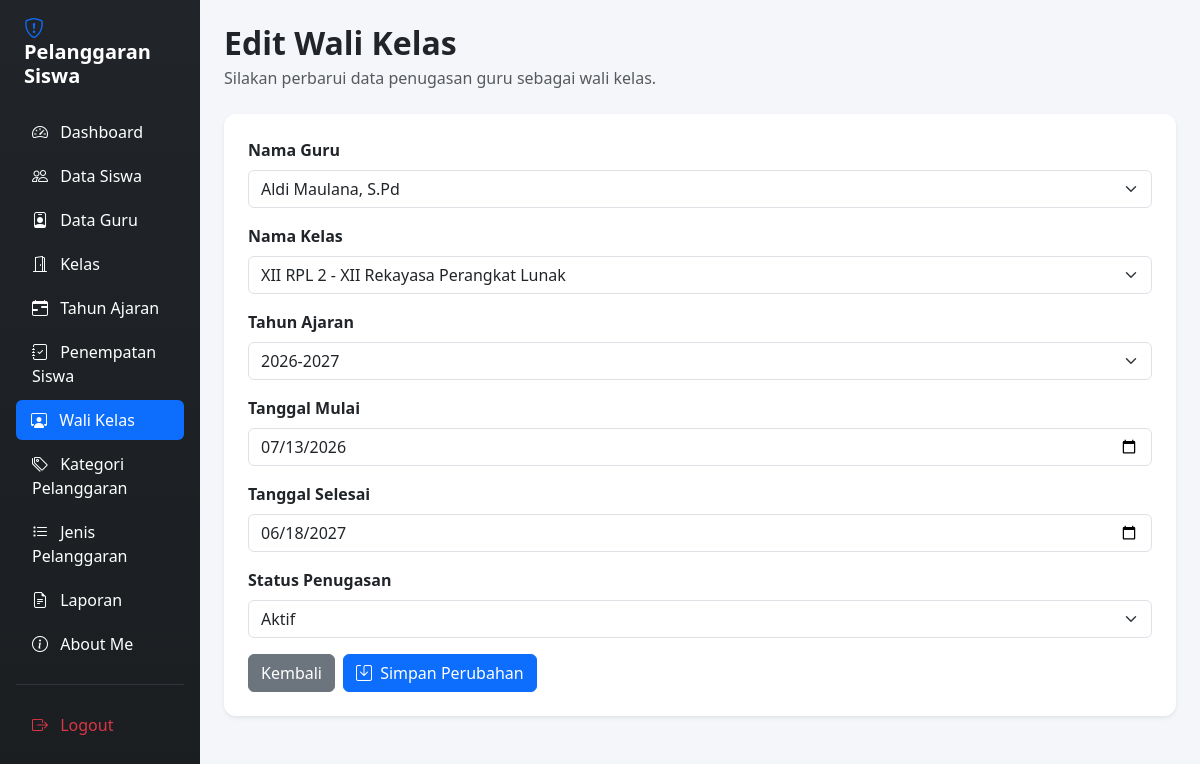
Screenshot of /edit_wali_kelas.php?id=54 (signed in) with the database file from the repository.
### tables this page shows
CREATE TABLE `t_wali_kelas` (
  `id` int(11) NOT NULL,
  `tahun_ajaran_id` int(11) DEFAULT NULL,
  `kelas_id` int(11) DEFAULT NULL,
  `guru_id` int(11) DEFAULT NULL,
  `tanggal_mulai` date NOT NULL,
  `tanggal_selesai` date NOT NULL,
  `status_aktif` tinyint(1) NOT NULL,
  `created_at` timestamp NULL DEFAULT current_timestamp(),
  `updated_at` timestamp NOT NULL DEFAULT current_timestamp()
);

CREATE TABLE `t_guru` (
  `id` int(11) NOT NULL,
  `nip` varchar(30) NOT NULL,
  `nama` varchar(150) DEFAULT NULL,
  `email` varchar(150) NOT NULL,
  `status_aktif` tinyint(1) NOT NULL,
  `user_id` int(11) NOT NULL,
  `created_at` timestamp NOT NULL DEFAULT current_timestamp(),
  `updated_at` timestamp NOT NULL DEFAULT current_timestamp()
);

CREATE TABLE `t_kelas` (
  `id` int(11) NOT NULL,
  `nama` varchar(100) DEFAULT NULL,
  `tingkat` varchar(20) NOT NULL,
  `jurusan` varchar(100) NOT NULL,
  `status_aktif` tinyint(1) NOT NULL,
  `created_at` timestamp NOT NULL DEFAULT current_timestamp(),
  `updated_at` timestamp NOT NULL DEFAULT current_timestamp()
);

CREATE TABLE `t_tahun_ajaran` (
  `id` int(11) NOT NULL,
  `nama` varchar(255) DEFAULT NULL,
  `tanggal_mulai` date NOT NULL,
  `tanggal_selesai` date NOT NULL,
  `status_aktif` tinyint(1) NOT NULL,
  `created_at` timestamp NOT NULL DEFAULT current_timestamp(),
  `updated_at` timestamp NOT NULL DEFAULT current_timestamp()
);

### edit_wali_kelas.php (the view, shortened to what this page needs)
<?php
include "config/koneksi.php";
function aman($nilai) {
    return htmlspecialchars((string) $nilai, ENT_QUOTES, 'UTF-8');
}
$id = filter_input(INPUT_GET, 'id', FILTER_VALIDATE_INT);
$kolomTahun = "id";
$cekKolom = mysqli_query($koneksi, "SHOW COLUMNS FROM t_tahun_ajaran");
$daftarKolom = [];
while ($kolom = mysqli_fetch_assoc($cekKolom)) {
    $daftarKolom[] = $kolom['Field'];
}
foreach (['nama_tahun_ajaran', 'nama', 'tahun_ajaran', 'tahun'] as $calon) {
    if (in_array($calon, $daftarKolom, true)) {
        $kolomTahun = $calon;
        break;
    }
}
$stmt = mysqli_prepare(
    $koneksi,
    "SELECT * FROM t_wali_kelas WHERE id = ?"
);
mysqli_stmt_bind_param($stmt, "i", $id);
mysqli_stmt_execute($stmt);
$hasil = mysqli_stmt_get_result($stmt);
$data = mysqli_fetch_assoc($hasil);
$guru_id = $data['guru_id'];
$kelas_id = $data['kelas_id'];
$tahun_ajaran_id = $data['tahun_ajaran_id'];
$tanggal_mulai = $data['tanggal_mulai'] ?? "";
$tanggal_selesai = $data['tanggal_selesai'] ?? "";
$status_aktif = (string) $data['status_aktif'];
$guru = mysqli_query(
    $koneksi,
    "SELECT id, nama FROM t_guru ORDER BY nama ASC"
);
$kelas = mysqli_query(
    $koneksi,
    "SELECT id, nama, tingkat, jurusan
     FROM t_kelas
     ORDER BY tingkat ASC, nama ASC"
);
$tahun = mysqli_query(
    $koneksi,
    "SELECT id, `$kolomTahun` AS nama_tahun
     FROM t_tahun_ajaran
     ORDER BY id DESC"
);
?>
<!DOCTYPE html>
<html lang="id">
<head>
    <link href="https://cdn.jsdelivr.net/npm/bootstrap@5.3.8/dist/css/bootstrap.min.css" rel="stylesheet">
    <link href="https://cdn.jsdelivr.net/npm/bootstrap-icons@1.11.3/font/bootstrap-icons.min.css" rel="stylesheet">
</head>
<body>
<div class="container-fluid">
    <div class="row">
        <div class="col-md-3 col-lg-2 sidebar p-3 min-vh-100">
            <h4 class="text-white mb-4 fw-bold fs-5 px-2">
                <i class="bi bi-shield-exclamation text-primary me-2"></i>
                Pelanggaran Siswa
            </h4>
            <ul class="nav nav-pills flex-column gap-1">
                <li class="nav-item">
                    <a href="dashboard.php" class="nav-link text-white">
                        <i class="bi bi-speedometer2 me-2"></i>
                        Dashboard
                    </a>
                </li>
                <li class="nav-item">
                    <a href="data_siswa.php" class="nav-link text-white">
                        <i class="bi bi-people me-2"></i>
                        Data Siswa
                    </a>
                </li>
                <li class="nav-item">
                    <a href="data_guru.php" class="nav-link text-white">
                        <i class="bi bi-person-badge me-2"></i>
                        Data Guru
                    </a>
                </li>
                <li class="nav-item">
                    <a href="kelas.php" class="nav-link text-white">
                        <i class="bi bi-door-open me-2"></i>
                        Kelas
                    </a>
                </li>
                <li class="nav-item">
                    <a href="tahun_ajaran.php" class="nav-link text-white">
                        <i class="bi bi-calendar-range me-2"></i>
                        Tahun Ajaran
                    </a>
                </li>
                <li class="nav-item">
                    <a href="penepatan_siswa.php" class="nav-link text-white">
                        <i class="bi bi-journal-check me-2"></i>
                        Penempatan Siswa
                    </a>
                </li>
                <li class="nav-item">
                    <a href="wali_kelas.php" class="nav-link active">
                        <i class="bi bi-person-workspace me-2"></i>
                        Wali Kelas
                    </a>
                </li>
                <li class="nav-item">
                    <a href="kategori_pelanggaran.php" class="nav-link text-white">
                        <i class="bi bi-tags me-2"></i>
                        Kategori Pelanggaran
                    </a>
                </li>
                <li class="nav-item">
                    <a href="jenis_pelanggaran.php" class="nav-link text-white">
                        <i class="bi bi-list-task me-2"></i>
                        Jenis Pelanggaran
                    </a>
                </li>
                <li class="nav-item">
                    <a href="laporan.php" class="nav-link text-white">
                        <i class="bi bi-file-earmark-text me-2"></i>
                        Laporan
                    </a>
                </li>
                <li class="nav-item">
                    <a href="aboutme.php" class="nav-link text-white">
                        <i class="bi bi-info-circle me-2"></i>
                        About Me
                    </a>
                </li>
                <hr class="text-secondary my-3">
                <li class="nav-item">
                    <a href="logout.php" class="nav-link text-danger">
                        <i class="bi bi-box-arrow-right me-2"></i>
                        Logout
                    </a>
                </li>
            </ul>
        </div>
        <main class="col-md-9 col-lg-10 p-4">
            <h2 class="fw-bold mb-1">
                Edit Wali Kelas
            </h2>
            <p class="text-muted mb-4">
                Silakan perbarui data penugasan guru sebagai wali kelas.
            </p>
            <div class="card shadow-sm">
                <div class="card-body p-4">
                    <form method="POST" action="">
                        <div class="mb-3">
                            <label for="guru_id" class="form-label fw-semibold">
                                Nama Guru
                            </label>
                            <select name="guru_id" id="guru_id" class="form-select" required>
                                <?php while ($g = mysqli_fetch_assoc($guru)): ?>
                                    <option
                                        value="<?= (int) $g['id']; ?>"
                                        <?= (int) $guru_id === (int) $g['id'] ? 'selected' : ''; ?>>
                                        <?= aman($g['nama']); ?>
                                    </option>
                                <?php endwhile; ?>
                            </select>
                        </div>
                        <div class="mb-3">
                            <label for="kelas_id" class="form-label fw-semibold">
                                Nama Kelas
                            </label>
                            <select name="kelas_id" id="kelas_id" class="form-select" required>
                                <?php while ($k = mysqli_fetch_assoc($kelas)): ?>
                                    <option
                                        value="<?= (int) $k['id']; ?>"
                                        <?= (int) $kelas_id === (int) $k['id'] ? 'selected' : ''; ?>>
                                        <?= aman($k['nama']); ?>
                                        <?= !empty($k['tingkat']) ? ' - ' . aman($k['tingkat']) : ''; ?>
                                    </option>
                                <?php endwhile; ?>
                            </select>
                        </div>
                        <div class="mb-3">
                            <label for="tahun_ajaran_id" class="form-label fw-semibold">
                                Tahun Ajaran
                            </label>
                            <select name="tahun_ajaran_id" id="tahun_ajaran_id" class="form-select" required>
                                <?php while ($t = mysqli_fetch_assoc($tahun)): ?>
                                    <option
                                        value="<?= (int) $t['id']; ?>"
                                        <?= (int) $tahun_ajaran_id === (int) $t['id'] ? 'selected' : ''; ?>>
                                        <?= aman($t['nama_tahun']); ?>
                                    </option>
                                <?php endwhile; ?>
                            </select>
                        </div>
                        <div class="mb-3">
                            <label for="tanggal_mulai" class="form-label fw-semibold">
                                Tanggal Mulai
                            </label>
                            <input
                                type="date"
                                name="tanggal_mulai"
                                id="tanggal_mulai"
                                class="form-control"
                                value="<?= aman($tanggal_mulai); ?>"
                                required>
                        </div>
                        <div class="mb-3">
                            <label for="tanggal_selesai" class="form-label fw-semibold">
                                Tanggal Selesai
                            </label>
                            <input
                                type="date"
                                name="tanggal_selesai"
                                id="tanggal_selesai"
                                class="form-control"
                                value="<?= aman($tanggal_selesai); ?>">
                        </div>
                        <div class="mb-3">
                            <label for="status_aktif" class="form-label fw-semibold">
                                Status Penugasan
                            </label>
                            <select name="status_aktif" id="status_aktif" class="form-select" required>
                                <option value="1" <?= $status_aktif === '1' ? 'selected' : ''; ?>>
                                    Aktif
                                </option>
                            </select>
                        </div>
                        <div class="d-flex gap-2">
                            <a href="wali_kelas.php" class="btn btn-secondary">
                                Kembali
                            </a>
                            <button type="submit" class="btn btn-primary">
                                <i class="bi bi-save me-1"></i>
                                Simpan Perubahan
                            </button>
                        </div>
                    </form>
                </div>
            </div>
        </main>
    </div>
</div>
</body>
</html>

### edit_wali_kelas.php (style rules this page uses)
body { background-color: #f4f6f9; }
.sidebar { background: linear-gradient(180deg, #212529 0%, #1a1e21 100%); }
.nav-link { transition: all 0.3s ease; border-radius: 6px; }
.nav-link:hover, .nav-link.active { background-color: #0d6efd !important; color: white !important; padding-left: 15px; }
.card { border: none; border-radius: 12px; }

### rows the page displays
t_wali_kelas: guru_id "Aldi Maulana, S.Pd", kelas_id "XII RPL 2 - XII Rekayasa Perangkat Lunak", tahun_ajaran_id "2026-2027", tanggal_mulai "07/13/2026", tanggal_selesai "06/18/2027", status_aktif "Aktif"
